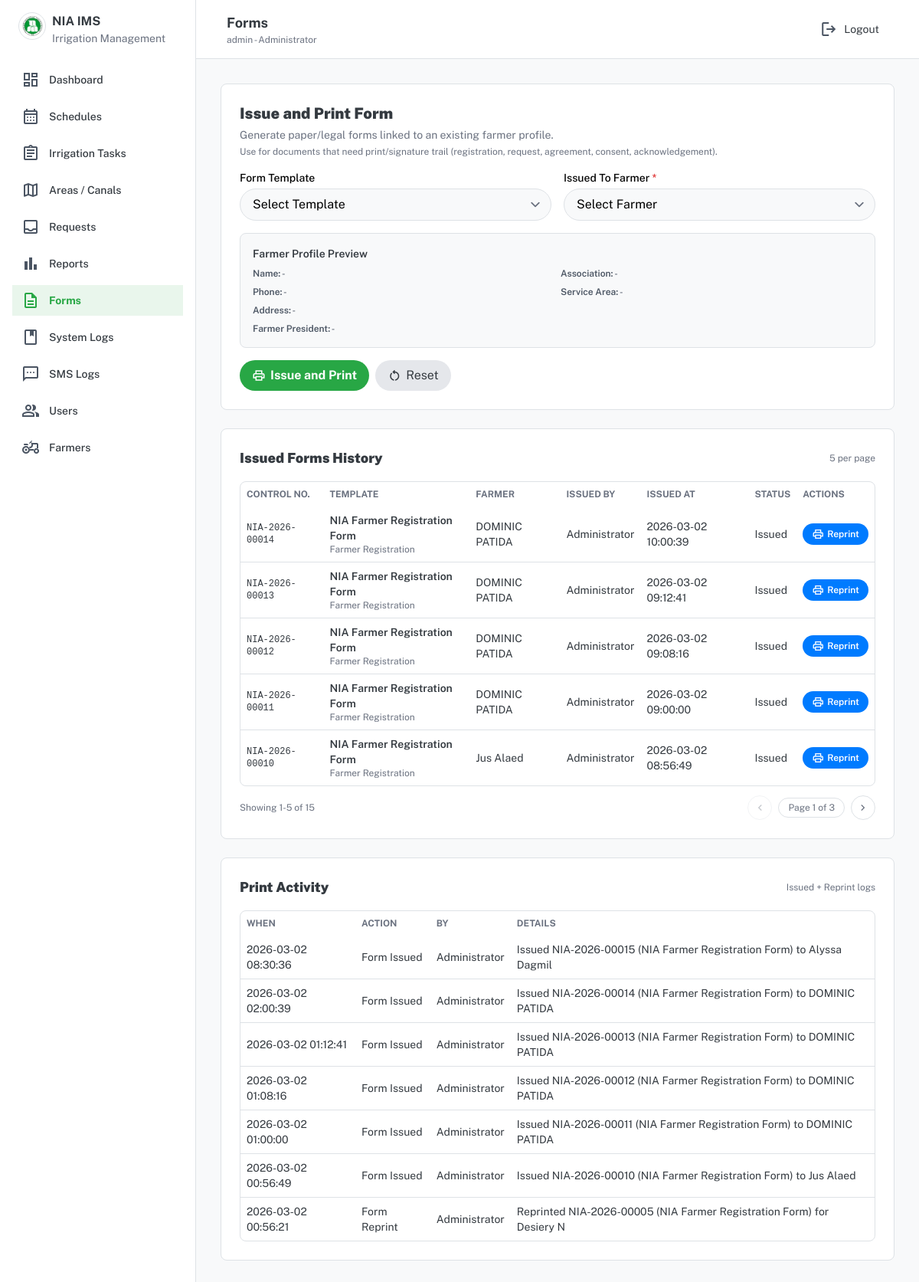
Page /public/index.php?page=forms (signed in) on the committed database.
### tables this page shows
CREATE TABLE `paper_forms` (
  `form_id` int(11) NOT NULL,
  `template_id` int(11) NOT NULL,
  `form_type` enum('Farmer Registration','Irrigation Request') NOT NULL,
  `issued_to_farmer_id` int(11) DEFAULT NULL,
  `issued_to_name` varchar(150) DEFAULT NULL,
  `issued_by` int(11) NOT NULL,
  `issued_at` datetime NOT NULL DEFAULT current_timestamp(),
  `returned_at` datetime DEFAULT NULL,
  `encoded_by` int(11) DEFAULT NULL,
  `status` enum('Issued','Returned','Encoded','Cancelled') NOT NULL DEFAULT 'Issued',
  `notes` varchar(255) DEFAULT NULL
);

CREATE TABLE `form_templates` (
  `template_id` int(11) NOT NULL,
  `template_name` varchar(150) NOT NULL,
  `form_type` enum('Farmer Registration','Irrigation Request') NOT NULL,
  `is_active` tinyint(4) NOT NULL DEFAULT 1,
  `created_at` timestamp NOT NULL DEFAULT current_timestamp()
);

CREATE TABLE `farmers` (
  `farmer_id` int(11) NOT NULL,
  `farmer_name` varchar(150) NOT NULL,
  `association_name` varchar(150) DEFAULT NULL,
  `address` varchar(200) DEFAULT NULL,
  `phone` varchar(30) DEFAULT NULL,
  `service_area_id` int(11) DEFAULT NULL,
  `created_at` timestamp NOT NULL DEFAULT current_timestamp(),
  `user_id` int(11) DEFAULT NULL,
  `is_president` tinyint(4) NOT NULL DEFAULT 0,
  `created_by` int(11) DEFAULT NULL,
  `onboarded_via` enum('Website','Field Operator','Admin') NOT NULL DEFAULT 'Admin',
  `onboarded_at` datetime DEFAULT NULL
);

CREATE TABLE `users` (
  `user_id` int(11) NOT NULL,
  `fullname` varchar(150) DEFAULT NULL,
  `username` varchar(80) DEFAULT NULL,
  `password` varchar(255) DEFAULT NULL,
  `password_change_required` tinyint(4) NOT NULL DEFAULT 0,
  `role` enum('Administrator','Operations Staff','Irrigation Technician','IMO','Monitoring','Farmer','SWRFT','WRFO Gatekeeper','WRFO Scheduler') NOT NULL,
  `phone` varchar(30) DEFAULT NULL,
  `email` varchar(120) DEFAULT NULL,
  `is_active` tinyint(4) DEFAULT 1,
  `created_at` timestamp NOT NULL DEFAULT current_timestamp()
);

CREATE TABLE `system_logs` (
  `log_id` int(11) NOT NULL,
  `user_id` int(11) DEFAULT NULL,
  `action` varchar(200) DEFAULT NULL,
  `description` text DEFAULT NULL,
  `created_at` timestamp NOT NULL DEFAULT current_timestamp()
);

### forms/index.php (the view, shortened to what the rows shown need)
<?php
require_once __DIR__ . '/../includes/helpers.php';
require_once __DIR__ . '/../includes/config.php';
if (!function_exists('forms_control_number')) {
  function forms_control_number(int $formId, ?string $issuedAt = null): string {
    $issuedTs = $issuedAt ? strtotime($issuedAt) : false;
    $year = $issuedTs ? date('Y', $issuedTs) : date('Y');
    return sprintf('NIA-%s-%05d', $year, max(0, $formId));
  }
}
$historyPerPage = 5;
$historyPage = max(1, (int)($_GET['history_p'] ?? 1));
$historyOffset = ($historyPage - 1) * $historyPerPage;
$stmt = $conn->prepare("
  SELECT pf.form_id, pf.issued_at, pf.status, pf.template_id, pf.issued_to_farmer_id,
         ft.template_name, ft.form_type,
         f.farmer_name,
         u.fullname AS issued_by_name, u.username AS issued_by_username
  FROM paper_forms pf
  JOIN form_templates ft ON ft.template_id = pf.template_id
  LEFT JOIN farmers f ON f.farmer_id = pf.issued_to_farmer_id
  LEFT JOIN users u ON u.user_id = pf.issued_by
  ORDER BY pf.issued_at DESC, pf.form_id DESC
  LIMIT ? OFFSET ?
");
$stmt->bind_param("ii", $historyPerPage, $historyOffset);
$stmt->execute();
$history = $stmt->get_result()->fetch_all(MYSQLI_ASSOC);
$stmt = $conn->prepare("
  SELECT sl.log_id, sl.action, sl.description, sl.created_at,
         u.fullname AS actor_name, u.username AS actor_username
  FROM system_logs sl
  LEFT JOIN users u ON u.user_id = sl.user_id
  WHERE sl.action IN ('Form Issued', 'Form Reprint')
  ORDER BY sl.created_at DESC, sl.log_id DESC
  LIMIT 10
");
$stmt->execute();
$printActivity = $stmt->get_result()->fetch_all(MYSQLI_ASSOC);
include __DIR__ . '/../includes/head.php';
?>
<div class="flex min-h-screen w-full">
  <?php include __DIR__ . '/../includes/sidebar.php'; ?>
  <div class="flex-1 flex flex-col">
    <?php include __DIR__ . '/../includes/topbar.php'; ?>
    <main class="p-4 md:p-6 lg:p-8 flex-1">
      <div class="space-y-6">
        <div class="bg-card-light dark:bg-card-dark border border-border-light dark:border-border-dark rounded-lg p-6">
            <h1 class="text-xl font-black text-text-light dark:text-text-dark">Issue and Print Form</h1>
        </div>
        <div class="space-y-6">
          <div class="bg-card-light dark:bg-card-dark border border-border-light dark:border-border-dark rounded-lg p-5 md:p-6">
            <div class="flex items-center justify-between gap-2">
              <h2 class="text-lg font-black text-text-light dark:text-text-dark">Issued Forms History</h2>
            </div>
            <div class="mt-4 overflow-x-auto rounded-lg border border-border-light dark:border-border-dark">
          <table class="w-full text-left min-w-[760px]">
                <thead>
                  <tr class="text-xs uppercase text-gray-500 dark:text-gray-400">
                    <th class="p-2">Control No.</th>
                    <th class="p-2">Template</th>
                    <th class="p-2">Farmer</th>
                    <th class="p-2">Issued By</th>
                    <th class="p-2">Issued At</th>
                    <th class="p-2">Status</th>
                    <th class="p-2">Actions</th>
                  </tr>
                </thead>
                <tbody class="divide-y divide-border-light dark:divide-border-dark">
                  <?php foreach ($history as $row): ?>
                    <?php
                      $issuer = trim((string)($row['issued_by_name'] ?? ''));
                      $controlNo = forms_control_number((int)$row['form_id'], (string)($row['issued_at'] ?? ''));
                    ?>
                    <tr class="text-sm text-text-light dark:text-text-dark">
                      <td class="p-2 font-mono text-xs"><?= h($controlNo) ?></td>
                      <td class="p-2">
                        <div class="font-semibold"><?= h((string)$row['template_name']) ?></div>
                        <div class="text-xs text-gray-500 dark:text-gray-400"><?= h((string)$row['form_type']) ?></div>
                      </td>
                      <td class="p-2"><?= h((string)($row['farmer_name'] ?? '-')) ?></td>
                      <td class="p-2"><?= h($issuer ?: '-') ?></td>
                      <td class="p-2"><?= h((string)$row['issued_at']) ?></td>
                      <td class="p-2"><?= h((string)$row['status']) ?></td>
                      <td class="p-2">
                        <a
                          class="inline-flex items-center gap-1 px-3 py-1.5 rounded-full bg-secondary text-white text-xs font-semibold"
                          href="<?= route('forms_print', ['form_id' => (int)$row['form_id'], 'reprint' => 1]) ?>"
                          target="_blank"
                          rel="noopener"
                          title="Reprint"
                        >
                          <span class="material-symbols-outlined text-[16px] leading-none">print</span>
                          <span>Reprint</span>
                        </a>
                      </td>
                    </tr>
                  <?php endforeach; ?>
            </tbody>
          </table>
        </div>
      </div>
          <div class="bg-card-light dark:bg-card-dark border border-border-light dark:border-border-dark rounded-lg p-5 md:p-6">
            <div class="flex items-center justify-between gap-2">
              <h2 class="text-lg font-black text-text-light dark:text-text-dark">Print Activity</h2>
            </div>
            <div class="mt-4 overflow-x-auto rounded-lg border border-border-light dark:border-border-dark">
              <table class="w-full text-left min-w-[680px]">
                <thead>
                  <tr class="text-xs uppercase text-gray-500 dark:text-gray-400">
                    <th class="p-2">When</th>
                    <th class="p-2">Action</th>
                    <th class="p-2">By</th>
                    <th class="p-2">Details</th>
                  </tr>
                </thead>
                <tbody class="divide-y divide-border-light dark:divide-border-dark">
                  <?php foreach ($printActivity as $log): ?>
                    <?php
                      $actor = trim((string)($log['actor_name'] ?? ''));
                    ?>
                    <tr class="text-sm text-text-light dark:text-text-dark">
                      <td class="p-2"><?= h((string)$log['created_at']) ?></td>
                      <td class="p-2"><?= h((string)$log['action']) ?></td>
                      <td class="p-2"><?= h($actor ?: '-') ?></td>
                      <td class="p-2"><?= h((string)$log['description']) ?></td>
                    </tr>
                  <?php endforeach; ?>
                </tbody>
              </table>
            </div>
          </div>
        </div>
      </div>
    </main>
  </div>
</div>
<?php include __DIR__ . '/../includes/footer.php'; ?>

### rows in the picture
paper_forms: controlNo "NIA-2026-00014", template.template_name "NIA Farmer Registration Form", template.form_type "Farmer Registration", issued_to_farmer.farmer_name "DOMINIC PATIDA", issued_by.fullname "Administrator", issued_at "2026-03-02 10:00:39", status "Issued"
paper_forms: controlNo "NIA-2026-00013", template.template_name "NIA Farmer Registration Form", template.form_type "Farmer Registration", issued_to_farmer.farmer_name "DOMINIC PATIDA", issued_by.fullname "Administrator", issued_at "2026-03-02 09:12:41", status "Issued"
paper_forms: controlNo "NIA-2026-00012", template.template_name "NIA Farmer Registration Form", template.form_type "Farmer Registration", issued_to_farmer.farmer_name "DOMINIC PATIDA", issued_by.fullname "Administrator", issued_at "2026-03-02 09:08:16", status "Issued"
paper_forms: controlNo "NIA-2026-00011", template.template_name "NIA Farmer Registration Form", template.form_type "Farmer Registration", issued_to_farmer.farmer_name "DOMINIC PATIDA", issued_by.fullname "Administrator", issued_at "2026-03-02 09:00:00", status "Issued"
paper_forms: controlNo "NIA-2026-00010", template.template_name "NIA Farmer Registration Form", template.form_type "Farmer Registration", issued_to_farmer.farmer_name "Jus Alaed", issued_by.fullname "Administrator", issued_at "2026-03-02 08:56:49", status "Issued"
system_logs: created_at "2026-03-02 08:30:36", action "Form Issued", user.fullname "Administrator", description "Issued NIA-2026-00015 (NIA Farmer Registration Form) to Alyssa Dagmil"
system_logs: created_at "2026-03-02 02:00:39", action "Form Issued", user.fullname "Administrator", description "Issued NIA-2026-00014 (NIA Farmer Registration Form) to DOMINIC PATIDA"
system_logs: created_at "2026-03-02 01:12:41", action "Form Issued", user.fullname "Administrator", description "Issued NIA-2026-00013 (NIA Farmer Registration Form) to DOMINIC PATIDA"
system_logs: created_at "2026-03-02 01:08:16", action "Form Issued", user.fullname "Administrator", description "Issued NIA-2026-00012 (NIA Farmer Registration Form) to DOMINIC PATIDA"
system_logs: created_at "2026-03-02 01:00:00", action "Form Issued", user.fullname "Administrator", description "Issued NIA-2026-00011 (NIA Farmer Registration Form) to DOMINIC PATIDA"
system_logs: created_at "2026-03-02 00:56:49", action "Form Issued", user.fullname "Administrator", description "Issued NIA-2026-00010 (NIA Farmer Registration Form) to Jus Alaed"
system_logs: created_at "2026-03-02 00:56:21", action "Form Reprint", user.fullname "Administrator", description "Reprinted NIA-2026-00005 (NIA Farmer Registration Form) for Desiery N"

### other values in the picture
$label "Dashboard Schedules Irrigation Tasks Areas / Canals Requests Reports Forms System Logs SMS Logs Users Farmers"
$topTitle "Forms"
$userName "admin"
$userRole "Administrator"
$historyShowFrom "1"
$historyShowTo "5"
$historyTotal "15"
$historyPage "1"
$historyTotalPages "3"
